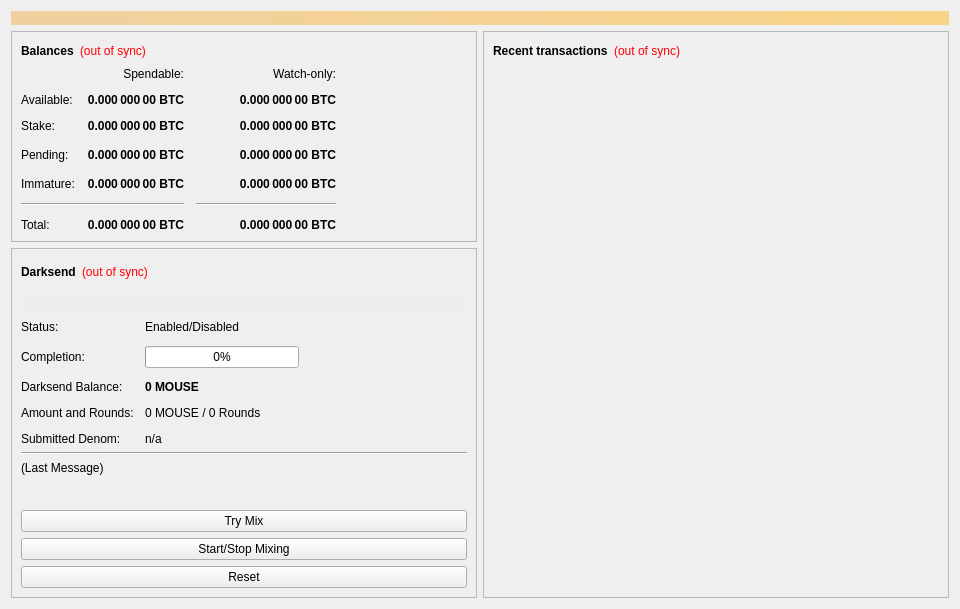
<?xml version="1.0" encoding="UTF-8"?>
<ui version="4.0">
 <class>OverviewPage</class>
 <widget class="QWidget" name="OverviewPage">
  <property name="geometry">
   <rect>
    <x>0</x>
    <y>0</y>
    <width>960</width>
    <height>594</height>
   </rect>
  </property>
  <property name="minimumSize">
   <size>
    <width>960</width>
    <height>0</height>
   </size>
  </property>
  <property name="windowTitle">
   <string>Form</string>
  </property>
  <layout class="QVBoxLayout" name="topLayout">
   <item>
    <widget class="QLabel" name="labelAlerts">
     <property name="visible">
      <bool>false</bool>
     </property>
     <property name="styleSheet">
      <string notr="true">background-color: qlineargradient(x1: 0, y1: 0, x2: 1, y2: 0, stop:0 #F0D0A0, stop:1 #F8D488); color:#000000;</string>
     </property>
     <property name="wordWrap">
      <bool>true</bool>
     </property>
     <property name="margin">
      <number>3</number>
     </property>
    </widget>
   </item>
   <item>
    <layout class="QHBoxLayout" name="horizontalLayout" stretch="1,1">
     <item>
      <layout class="QVBoxLayout" name="verticalLayout_2">
       <item>
        <widget class="QFrame" name="frame">
         <property name="frameShape">
          <enum>QFrame::StyledPanel</enum>
         </property>
         <property name="frameShadow">
          <enum>QFrame::Raised</enum>
         </property>
         <layout class="QVBoxLayout" name="verticalLayout_4">
          <item>
           <layout class="QHBoxLayout" name="horizontalLayout_4">
            <item>
             <widget class="QLabel" name="label_5">
              <property name="font">
               <font>
                <weight>75</weight>
                <bold>true</bold>
               </font>
              </property>
              <property name="text">
               <string>Balances</string>
              </property>
             </widget>
            </item>
            <item>
             <widget class="QLabel" name="labelWalletStatus">
              <property name="cursor">
               <cursorShape>WhatsThisCursor</cursorShape>
              </property>
              <property name="toolTip">
               <string>The displayed information may be out of date. Your wallet automatically synchronizes with the Mouse network after a connection is established, but this process has not completed yet.</string>
              </property>
              <property name="styleSheet">
               <string notr="true">QLabel { color: red; }</string>
              </property>
              <property name="text">
               <string notr="true">(out of sync)</string>
              </property>
              <property name="alignment">
               <set>Qt::AlignLeading|Qt::AlignLeft|Qt::AlignVCenter</set>
              </property>
             </widget>
            </item>
            <item>
             <spacer name="horizontalSpacer_3">
              <property name="orientation">
               <enum>Qt::Horizontal</enum>
              </property>
              <property name="sizeHint" stdset="0">
               <size>
                <width>40</width>
                <height>20</height>
               </size>
              </property>
             </spacer>
            </item>
           </layout>
          </item>
          <item>
           <layout class="QGridLayout" name="gridLayout">
            <property name="spacing">
             <number>12</number>
            </property>
            <item row="3" column="2">
             <widget class="QLabel" name="labelWatchPending">
              <property name="font">
               <font>
                <weight>75</weight>
                <bold>true</bold>
               </font>
              </property>
              <property name="cursor">
               <cursorShape>IBeamCursor</cursorShape>
              </property>
              <property name="toolTip">
               <string>Unconfirmed transactions to watch-only addresses</string>
              </property>
              <property name="text">
               <string notr="true">0.000 000 00 BTC</string>
              </property>
              <property name="alignment">
               <set>Qt::AlignRight|Qt::AlignTrailing|Qt::AlignVCenter</set>
              </property>
              <property name="textInteractionFlags">
               <set>Qt::LinksAccessibleByMouse|Qt::TextSelectableByKeyboard|Qt::TextSelectableByMouse</set>
              </property>
             </widget>
            </item>
            <item row="3" column="1">
             <widget class="QLabel" name="labelUnconfirmed">
              <property name="font">
               <font>
                <weight>75</weight>
                <bold>true</bold>
               </font>
              </property>
              <property name="cursor">
               <cursorShape>IBeamCursor</cursorShape>
              </property>
              <property name="toolTip">
               <string>Total of transactions that have yet to be confirmed, and do not yet count toward the spendable balance</string>
              </property>
              <property name="text">
               <string notr="true">0.000 000 00 BTC</string>
              </property>
              <property name="alignment">
               <set>Qt::AlignRight|Qt::AlignTrailing|Qt::AlignVCenter</set>
              </property>
              <property name="textInteractionFlags">
               <set>Qt::LinksAccessibleByMouse|Qt::TextSelectableByKeyboard|Qt::TextSelectableByMouse</set>
              </property>
             </widget>
            </item>
            <item row="4" column="2">
             <widget class="QLabel" name="labelWatchImmature">
              <property name="font">
               <font>
                <weight>75</weight>
                <bold>true</bold>
               </font>
              </property>
              <property name="cursor">
               <cursorShape>IBeamCursor</cursorShape>
              </property>
              <property name="toolTip">
               <string>Mined balance in watch-only addresses that has not yet matured</string>
              </property>
              <property name="text">
               <string notr="true">0.000 000 00 BTC</string>
              </property>
              <property name="alignment">
               <set>Qt::AlignRight|Qt::AlignTrailing|Qt::AlignVCenter</set>
              </property>
              <property name="textInteractionFlags">
               <set>Qt::LinksAccessibleByMouse|Qt::TextSelectableByKeyboard|Qt::TextSelectableByMouse</set>
              </property>
             </widget>
            </item>
            <item row="5" column="0" colspan="2">
             <widget class="Line" name="lineSpendableBalance">
              <property name="orientation">
               <enum>Qt::Horizontal</enum>
              </property>
             </widget>
            </item>
            <item row="5" column="2">
             <widget class="Line" name="lineWatchBalance">
              <property name="sizePolicy">
               <sizepolicy hsizetype="Preferred" vsizetype="Fixed">
                <horstretch>0</horstretch>
                <verstretch>0</verstretch>
               </sizepolicy>
              </property>
              <property name="minimumSize">
               <size>
                <width>140</width>
                <height>0</height>
               </size>
              </property>
              <property name="orientation">
               <enum>Qt::Horizontal</enum>
              </property>
             </widget>
            </item>
            <item row="6" column="0">
             <widget class="QLabel" name="labelTotalText">
              <property name="text">
               <string>Total:</string>
              </property>
             </widget>
            </item>
            <item row="4" column="1">
             <widget class="QLabel" name="labelImmature">
              <property name="font">
               <font>
                <weight>75</weight>
                <bold>true</bold>
               </font>
              </property>
              <property name="cursor">
               <cursorShape>IBeamCursor</cursorShape>
              </property>
              <property name="toolTip">
               <string>Mined balance that has not yet matured</string>
              </property>
              <property name="text">
               <string notr="true">0.000 000 00 BTC</string>
              </property>
              <property name="alignment">
               <set>Qt::AlignRight|Qt::AlignTrailing|Qt::AlignVCenter</set>
              </property>
              <property name="textInteractionFlags">
               <set>Qt::LinksAccessibleByMouse|Qt::TextSelectableByKeyboard|Qt::TextSelectableByMouse</set>
              </property>
             </widget>
            </item>
            <item row="3" column="3">
             <spacer name="horizontalSpacer_2">
              <property name="orientation">
               <enum>Qt::Horizontal</enum>
              </property>
              <property name="sizeHint" stdset="0">
               <size>
                <width>40</width>
                <height>20</height>
               </size>
              </property>
             </spacer>
            </item>
            <item row="4" column="0">
             <widget class="QLabel" name="labelImmatureText">
              <property name="text">
               <string>Immature:</string>
              </property>
             </widget>
            </item>
            <item row="6" column="1">
             <widget class="QLabel" name="labelTotal">
              <property name="font">
               <font>
                <weight>75</weight>
                <bold>true</bold>
               </font>
              </property>
              <property name="cursor">
               <cursorShape>IBeamCursor</cursorShape>
              </property>
              <property name="toolTip">
               <string>Your current total balance</string>
              </property>
              <property name="text">
               <string notr="true">0.000 000 00 BTC</string>
              </property>
              <property name="alignment">
               <set>Qt::AlignRight|Qt::AlignTrailing|Qt::AlignVCenter</set>
              </property>
              <property name="textInteractionFlags">
               <set>Qt::LinksAccessibleByMouse|Qt::TextSelectableByKeyboard|Qt::TextSelectableByMouse</set>
              </property>
             </widget>
            </item>
            <item row="6" column="2">
             <widget class="QLabel" name="labelWatchTotal">
              <property name="font">
               <font>
                <weight>75</weight>
                <bold>true</bold>
               </font>
              </property>
              <property name="cursor">
               <cursorShape>IBeamCursor</cursorShape>
              </property>
              <property name="toolTip">
               <string>Current total balance in watch-only addresses</string>
              </property>
              <property name="text">
               <string notr="true">0.000 000 00 BTC</string>
              </property>
              <property name="alignment">
               <set>Qt::AlignRight|Qt::AlignTrailing|Qt::AlignVCenter</set>
              </property>
              <property name="textInteractionFlags">
               <set>Qt::LinksAccessibleByMouse|Qt::TextSelectableByKeyboard|Qt::TextSelectableByMouse</set>
              </property>
             </widget>
            </item>
            <item row="0" column="2">
             <widget class="QLabel" name="labelWatchonly">
              <property name="text">
               <string>Watch-only:</string>
              </property>
              <property name="alignment">
               <set>Qt::AlignRight|Qt::AlignTrailing|Qt::AlignVCenter</set>
              </property>
             </widget>
            </item>
            <item row="1" column="0">
             <widget class="QLabel" name="labelBalanceText">
              <property name="text">
               <string>Available:</string>
              </property>
             </widget>
            </item>
            <item row="1" column="1">
             <widget class="QLabel" name="labelBalance">
              <property name="font">
               <font>
                <weight>75</weight>
                <bold>true</bold>
               </font>
              </property>
              <property name="cursor">
               <cursorShape>IBeamCursor</cursorShape>
              </property>
              <property name="toolTip">
               <string>Your current spendable balance</string>
              </property>
              <property name="text">
               <string notr="true">0.000 000 00 BTC</string>
              </property>
              <property name="alignment">
               <set>Qt::AlignRight|Qt::AlignTrailing|Qt::AlignVCenter</set>
              </property>
              <property name="textInteractionFlags">
               <set>Qt::LinksAccessibleByMouse|Qt::TextSelectableByKeyboard|Qt::TextSelectableByMouse</set>
              </property>
             </widget>
            </item>
            <item row="2" column="0">
             <widget class="QLabel" name="label_10">
              <property name="text">
               <string>Stake:</string>
              </property>
             </widget>
            </item>
            <item row="2" column="1">
             <widget class="QLabel" name="labelStake">
              <property name="font">
               <font>
                <weight>75</weight>
                <bold>true</bold>
               </font>
              </property>
              <property name="cursor">
               <cursorShape>IBeamCursor</cursorShape>
              </property>
              <property name="toolTip">
               <string>Total of coins that was staked, and do not yet count toward the current balance</string>
              </property>
              <property name="text">
               <string notr="true">0.000 000 00 BTC</string>
              </property>
              <property name="alignment">
               <set>Qt::AlignRight|Qt::AlignTrailing|Qt::AlignVCenter</set>
              </property>
              <property name="textInteractionFlags">
               <set>Qt::LinksAccessibleByMouse|Qt::TextSelectableByKeyboard|Qt::TextSelectableByMouse</set>
              </property>
             </widget>
            </item>
            <item row="2" column="2">
             <widget class="QLabel" name="labelWatchStake">
              <property name="font">
               <font>
                <weight>75</weight>
                <bold>true</bold>
               </font>
              </property>
              <property name="cursor">
               <cursorShape>IBeamCursor</cursorShape>
              </property>
              <property name="toolTip">
               <string>Total of coins that was staked in watch-only addresses, and do not yet count toward the current watch-only balance</string>
              </property>
              <property name="text">
               <string notr="true">0.000 000 00 BTC</string>
              </property>
              <property name="alignment">
               <set>Qt::AlignRight|Qt::AlignTrailing|Qt::AlignVCenter</set>
              </property>
              <property name="textInteractionFlags">
               <set>Qt::LinksAccessibleByMouse|Qt::TextSelectableByKeyboard|Qt::TextSelectableByMouse</set>
              </property>
             </widget>
            </item>
            <item row="1" column="2">
             <widget class="QLabel" name="labelWatchAvailable">
              <property name="font">
               <font>
                <weight>75</weight>
                <bold>true</bold>
               </font>
              </property>
              <property name="cursor">
               <cursorShape>IBeamCursor</cursorShape>
              </property>
              <property name="toolTip">
               <string>Your current balance in watch-only addresses</string>
              </property>
              <property name="text">
               <string notr="true">0.000 000 00 BTC</string>
              </property>
              <property name="alignment">
               <set>Qt::AlignRight|Qt::AlignTrailing|Qt::AlignVCenter</set>
              </property>
              <property name="textInteractionFlags">
               <set>Qt::LinksAccessibleByMouse|Qt::TextSelectableByKeyboard|Qt::TextSelectableByMouse</set>
              </property>
             </widget>
            </item>
            <item row="3" column="0">
             <widget class="QLabel" name="labelPendingText">
              <property name="text">
               <string>Pending:</string>
              </property>
             </widget>
            </item>
            <item row="0" column="1">
             <widget class="QLabel" name="labelSpendable">
              <property name="text">
               <string>Spendable:</string>
              </property>
              <property name="alignment">
               <set>Qt::AlignRight|Qt::AlignTrailing|Qt::AlignVCenter</set>
              </property>
             </widget>
            </item>
           </layout>
          </item>
         </layout>
        </widget>
       </item>
       <item>
        <widget class="QFrame" name="frameDarksend">
         <property name="sizePolicy">
          <sizepolicy hsizetype="Expanding" vsizetype="Expanding">
           <horstretch>0</horstretch>
           <verstretch>0</verstretch>
          </sizepolicy>
         </property>
         <property name="minimumSize">
          <size>
           <width>0</width>
           <height>350</height>
          </size>
         </property>
         <property name="layoutDirection">
          <enum>Qt::LeftToRight</enum>
         </property>
         <property name="frameShape">
          <enum>QFrame::StyledPanel</enum>
         </property>
         <property name="frameShadow">
          <enum>QFrame::Raised</enum>
         </property>
         <layout class="QVBoxLayout" name="verticalLayout_5">
          <item>
           <layout class="QHBoxLayout" name="horizontalLayout_5">
            <item>
             <widget class="QLabel" name="label_2">
              <property name="font">
               <font>
                <weight>75</weight>
                <bold>true</bold>
               </font>
              </property>
              <property name="text">
               <string>Darksend</string>
              </property>
             </widget>
            </item>
            <item>
             <widget class="QLabel" name="labelDarksendSyncStatus">
              <property name="toolTip">
               <string>The displayed information may be out of date. Your wallet automatically synchronizes with the Mouse network after a connection is established, but this process has not completed yet.</string>
              </property>
              <property name="styleSheet">
               <string notr="true">QLabel { color: red; }</string>
              </property>
              <property name="text">
               <string notr="true">(out of sync)</string>
              </property>
              <property name="alignment">
               <set>Qt::AlignLeading|Qt::AlignLeft|Qt::AlignVCenter</set>
              </property>
             </widget>
            </item>
            <item>
             <spacer name="horizontalSpacer_4">
              <property name="orientation">
               <enum>Qt::Horizontal</enum>
              </property>
              <property name="sizeHint" stdset="0">
               <size>
                <width>40</width>
                <height>20</height>
               </size>
              </property>
             </spacer>
            </item>
           </layout>
          </item>
          <item>
           <widget class="QPushButton" name="runAutoDenom">
            <property name="palette">
             <palette>
              <active>
               <colorrole role="WindowText">
                <brush brushstyle="SolidPattern">
                 <color alpha="255">
                  <red>0</red>
                  <green>0</green>
                  <blue>0</blue>
                 </color>
                </brush>
               </colorrole>
               <colorrole role="Button">
                <brush brushstyle="SolidPattern">
                 <color alpha="255">
                  <red>239</red>
                  <green>238</green>
                  <blue>238</blue>
                 </color>
                </brush>
               </colorrole>
               <colorrole role="Light">
                <brush brushstyle="SolidPattern">
                 <color alpha="255">
                  <red>255</red>
                  <green>255</green>
                  <blue>255</blue>
                 </color>
                </brush>
               </colorrole>
               <colorrole role="Midlight">
                <brush brushstyle="SolidPattern">
                 <color alpha="255">
                  <red>247</red>
                  <green>246</green>
                  <blue>246</blue>
                 </color>
                </brush>
               </colorrole>
               <colorrole role="Dark">
                <brush brushstyle="SolidPattern">
                 <color alpha="255">
                  <red>119</red>
                  <green>119</green>
                  <blue>119</blue>
                 </color>
                </brush>
               </colorrole>
               <colorrole role="Mid">
                <brush brushstyle="SolidPattern">
                 <color alpha="255">
                  <red>159</red>
                  <green>159</green>
                  <blue>159</blue>
                 </color>
                </brush>
               </colorrole>
               <colorrole role="Text">
                <brush brushstyle="SolidPattern">
                 <color alpha="255">
                  <red>0</red>
                  <green>0</green>
                  <blue>0</blue>
                 </color>
                </brush>
               </colorrole>
               <colorrole role="BrightText">
                <brush brushstyle="SolidPattern">
                 <color alpha="255">
                  <red>255</red>
                  <green>255</green>
                  <blue>255</blue>
                 </color>
                </brush>
               </colorrole>
               <colorrole role="ButtonText">
                <brush brushstyle="SolidPattern">
                 <color alpha="255">
                  <red>0</red>
                  <green>0</green>
                  <blue>0</blue>
                 </color>
                </brush>
               </colorrole>
               <colorrole role="Base">
                <brush brushstyle="SolidPattern">
                 <color alpha="255">
                  <red>255</red>
                  <green>255</green>
                  <blue>255</blue>
                 </color>
                </brush>
               </colorrole>
               <colorrole role="Window">
                <brush brushstyle="SolidPattern">
                 <color alpha="255">
                  <red>239</red>
                  <green>238</green>
                  <blue>238</blue>
                 </color>
                </brush>
               </colorrole>
               <colorrole role="Shadow">
                <brush brushstyle="SolidPattern">
                 <color alpha="255">
                  <red>0</red>
                  <green>0</green>
                  <blue>0</blue>
                 </color>
                </brush>
               </colorrole>
               <colorrole role="AlternateBase">
                <brush brushstyle="SolidPattern">
                 <color alpha="255">
                  <red>247</red>
                  <green>246</green>
                  <blue>246</blue>
                 </color>
                </brush>
               </colorrole>
               <colorrole role="ToolTipBase">
                <brush brushstyle="SolidPattern">
                 <color alpha="255">
                  <red>255</red>
                  <green>255</green>
                  <blue>220</blue>
                 </color>
                </brush>
               </colorrole>
               <colorrole role="ToolTipText">
                <brush brushstyle="SolidPattern">
                 <color alpha="255">
                  <red>0</red>
                  <green>0</green>
                  <blue>0</blue>
                 </color>
                </brush>
               </colorrole>
              </active>
              <inactive>
               <colorrole role="WindowText">
                <brush brushstyle="SolidPattern">
                 <color alpha="255">
                  <red>0</red>
                  <green>0</green>
                  <blue>0</blue>
                 </color>
                </brush>
               </colorrole>
               <colorrole role="Button">
                <brush brushstyle="SolidPattern">
                 <color alpha="255">
                  <red>239</red>
                  <green>238</green>
                  <blue>238</blue>
                 </color>
                </brush>
               </colorrole>
               <colorrole role="Light">
                <brush brushstyle="SolidPattern">
                 <color alpha="255">
                  <red>255</red>
                  <green>255</green>
                  <blue>255</blue>
                 </color>
                </brush>
               </colorrole>
               <colorrole role="Midlight">
                <brush brushstyle="SolidPattern">
                 <color alpha="255">
                  <red>247</red>
                  <green>246</green>
                  <blue>246</blue>
                 </color>
                </brush>
               </colorrole>
               <colorrole role="Dark">
                <brush brushstyle="SolidPattern">
                 <color alpha="255">
                  <red>119</red>
                  <green>119</green>
                  <blue>119</blue>
                 </color>
                </brush>
               </colorrole>
               <colorrole role="Mid">
                <brush brushstyle="SolidPattern">
                 <color alpha="255">
                  <red>159</red>
                  <green>159</green>
                  <blue>159</blue>
                 </color>
                </brush>
               </colorrole>
               <colorrole role="Text">
                <brush brushstyle="SolidPattern">
                 <color alpha="255">
                  <red>0</red>
                  <green>0</green>
                  <blue>0</blue>
                 </color>
                </brush>
               </colorrole>
               <colorrole role="BrightText">
                <brush brushstyle="SolidPattern">
                 <color alpha="255">
                  <red>255</red>
                  <green>255</green>
                  <blue>255</blue>
                 </color>
                </brush>
               </colorrole>
               <colorrole role="ButtonText">
                <brush brushstyle="SolidPattern">
                 <color alpha="255">
                  <red>0</red>
                  <green>0</green>
                  <blue>0</blue>
                 </color>
                </brush>
               </colorrole>
               <colorrole role="Base">
                <brush brushstyle="SolidPattern">
                 <color alpha="255">
                  <red>255</red>
                  <green>255</green>
                  <blue>255</blue>
                 </color>
                </brush>
               </colorrole>
               <colorrole role="Window">
                <brush brushstyle="SolidPattern">
                 <color alpha="255">
                  <red>239</red>
                  <green>238</green>
                  <blue>238</blue>
                 </color>
                </brush>
               </colorrole>
               <colorrole role="Shadow">
                <brush brushstyle="SolidPattern">
                 <color alpha="255">
                  <red>0</red>
                  <green>0</green>
                  <blue>0</blue>
                 </color>
                </brush>
               </colorrole>
               <colorrole role="AlternateBase">
                <brush brushstyle="SolidPattern">
                 <color alpha="255">
                  <red>247</red>
                  <green>246</green>
                  <blue>246</blue>
                 </color>
                </brush>
               </colorrole>
               <colorrole role="ToolTipBase">
                <brush brushstyle="SolidPattern">
                 <color alpha="255">
                  <red>255</red>
                  <green>255</green>
                  <blue>220</blue>
                 </color>
                </brush>
               </colorrole>
               <colorrole role="ToolTipText">
                <brush brushstyle="SolidPattern">
                 <color alpha="255">
                  <red>0</red>
                  <green>0</green>
                  <blue>0</blue>
                 </color>
                </brush>
               </colorrole>
              </inactive>
              <disabled>
               <colorrole role="WindowText">
                <brush brushstyle="SolidPattern">
                 <color alpha="255">
                  <red>119</red>
                  <green>119</green>
                  <blue>119</blue>
                 </color>
                </brush>
               </colorrole>
               <colorrole role="Button">
                <brush brushstyle="SolidPattern">
                 <color alpha="255">
                  <red>239</red>
                  <green>238</green>
                  <blue>238</blue>
                 </color>
                </brush>
               </colorrole>
               <colorrole role="Light">
                <brush brushstyle="SolidPattern">
                 <color alpha="255">
                  <red>255</red>
                  <green>255</green>
                  <blue>255</blue>
                 </color>
                </brush>
               </colorrole>
               <colorrole role="Midlight">
                <brush brushstyle="SolidPattern">
                 <color alpha="255">
                  <red>247</red>
                  <green>246</green>
                  <blue>246</blue>
                 </color>
                </brush>
               </colorrole>
               <colorrole role="Dark">
                <brush brushstyle="SolidPattern">
                 <color alpha="255">
                  <red>119</red>
                  <green>119</green>
                  <blue>119</blue>
                 </color>
                </brush>
               </colorrole>
               <colorrole role="Mid">
                <brush brushstyle="SolidPattern">
                 <color alpha="255">
                  <red>159</red>
                  <green>159</green>
                  <blue>159</blue>
                 </color>
                </brush>
               </colorrole>
               <colorrole role="Text">
                <brush brushstyle="SolidPattern">
                 <color alpha="255">
                  <red>119</red>
                  <green>119</green>
                  <blue>119</blue>
                 </color>
                </brush>
               </colorrole>
               <colorrole role="BrightText">
                <brush brushstyle="SolidPattern">
                 <color alpha="255">
                  <red>255</red>
                  <green>255</green>
                  <blue>255</blue>
                 </color>
                </brush>
               </colorrole>
               <colorrole role="ButtonText">
                <brush brushstyle="SolidPattern">
                 <color alpha="255">
                  <red>119</red>
                  <green>119</green>
                  <blue>119</blue>
                 </color>
                </brush>
               </colorrole>
               <colorrole role="Base">
                <brush brushstyle="SolidPattern">
                 <color alpha="255">
                  <red>239</red>
                  <green>238</green>
                  <blue>238</blue>
                 </color>
                </brush>
               </colorrole>
               <colorrole role="Window">
                <brush brushstyle="SolidPattern">
                 <color alpha="255">
                  <red>239</red>
                  <green>238</green>
                  <blue>238</blue>
                 </color>
                </brush>
               </colorrole>
               <colorrole role="Shadow">
                <brush brushstyle="SolidPattern">
                 <color alpha="255">
                  <red>0</red>
                  <green>0</green>
                  <blue>0</blue>
                 </color>
                </brush>
               </colorrole>
               <colorrole role="AlternateBase">
                <brush brushstyle="SolidPattern">
                 <color alpha="255">
                  <red>239</red>
                  <green>238</green>
                  <blue>238</blue>
                 </color>
                </brush>
               </colorrole>
               <colorrole role="ToolTipBase">
                <brush brushstyle="SolidPattern">
                 <color alpha="255">
                  <red>255</red>
                  <green>255</green>
                  <blue>220</blue>
                 </color>
                </brush>
               </colorrole>
               <colorrole role="ToolTipText">
                <brush brushstyle="SolidPattern">
                 <color alpha="255">
                  <red>0</red>
                  <green>0</green>
                  <blue>0</blue>
                 </color>
                </brush>
               </colorrole>
              </disabled>
             </palette>
            </property>
            <property name="focusPolicy">
             <enum>Qt::NoFocus</enum>
            </property>
            <property name="autoFillBackground">
             <bool>true</bool>
            </property>
            <property name="text">
             <string/>
            </property>
            <property name="flat">
             <bool>true</bool>
            </property>
           </widget>
          </item>
          <item>
           <layout class="QFormLayout" name="formLayout">
            <property name="fieldGrowthPolicy">
             <enum>QFormLayout::AllNonFixedFieldsGrow</enum>
            </property>
            <property name="horizontalSpacing">
             <number>11</number>
            </property>
            <property name="verticalSpacing">
             <number>12</number>
            </property>
            <item row="0" column="0">
             <widget class="QLabel" name="label_6">
              <property name="text">
               <string>Status:</string>
              </property>
             </widget>
            </item>
            <item row="1" column="0">
             <widget class="QLabel" name="label_7">
              <property name="text">
               <string>Completion:</string>
              </property>
             </widget>
            </item>
            <item row="1" column="1">
             <widget class="QProgressBar" name="darksendProgress">
              <property name="maximumSize">
               <size>
                <width>154</width>
                <height>16777215</height>
               </size>
              </property>
              <property name="value">
               <number>0</number>
              </property>
             </widget>
            </item>
            <item row="3" column="0">
             <widget class="QLabel" name="labelAnonymizedText">
              <property name="text">
               <string>Darksend Balance:</string>
              </property>
             </widget>
            </item>
            <item row="3" column="1">
             <widget class="QLabel" name="labelAnonymized">
              <property name="font">
               <font>
                <weight>75</weight>
                <bold>true</bold>
               </font>
              </property>
              <property name="text">
               <string notr="true">0 MOUSE</string>
              </property>
             </widget>
            </item>
            <item row="4" column="0">
             <widget class="QLabel" name="label_8">
              <property name="text">
               <string>Amount and Rounds:</string>
              </property>
             </widget>
            </item>
            <item row="4" column="1">
             <widget class="QLabel" name="labelAmountRounds">
              <property name="text">
               <string>0 MOUSE / 0 Rounds</string>
              </property>
             </widget>
            </item>
            <item row="5" column="0">
             <widget class="QLabel" name="label_9">
              <property name="text">
               <string>Submitted Denom:</string>
              </property>
             </widget>
            </item>
            <item row="5" column="1">
             <widget class="QLabel" name="labelSubmittedDenom">
              <property name="toolTip">
               <string>The denominations you submitted to the Masternode.&lt;br&gt;To mix, other users must submit the exact same denominations.</string>
              </property>
              <property name="text">
               <string>n/a</string>
              </property>
             </widget>
            </item>
            <item row="0" column="1">
             <widget class="QLabel" name="darksendEnabled">
              <property name="text">
               <string>Enabled/Disabled</string>
              </property>
             </widget>
            </item>
           </layout>
          </item>
          <item>
           <widget class="Line" name="lineLastMessage">
            <property name="orientation">
             <enum>Qt::Horizontal</enum>
            </property>
           </widget>
          </item>
          <item>
           <widget class="QLabel" name="darksendStatus">
            <property name="minimumSize">
             <size>
              <width>288</width>
              <height>43</height>
             </size>
            </property>
            <property name="text">
             <string>(Last Message)</string>
            </property>
            <property name="alignment">
             <set>Qt::AlignLeading|Qt::AlignLeft|Qt::AlignTop</set>
            </property>
            <property name="wordWrap">
             <bool>true</bool>
            </property>
           </widget>
          </item>
          <item>
           <widget class="QPushButton" name="darksendAuto">
            <property name="sizePolicy">
             <sizepolicy hsizetype="MinimumExpanding" vsizetype="Fixed">
              <horstretch>0</horstretch>
              <verstretch>0</verstretch>
             </sizepolicy>
            </property>
            <property name="toolTip">
             <string>Try to manually submit a Darksend request.</string>
            </property>
            <property name="text">
             <string>Try Mix</string>
            </property>
           </widget>
          </item>
          <item>
           <widget class="QPushButton" name="toggleDarksend">
            <property name="sizePolicy">
             <sizepolicy hsizetype="MinimumExpanding" vsizetype="Fixed">
              <horstretch>0</horstretch>
              <verstretch>0</verstretch>
             </sizepolicy>
            </property>
            <property name="text">
             <string>Start/Stop Mixing</string>
            </property>
           </widget>
          </item>
          <item>
           <widget class="QPushButton" name="darksendReset">
            <property name="sizePolicy">
             <sizepolicy hsizetype="MinimumExpanding" vsizetype="Fixed">
              <horstretch>0</horstretch>
              <verstretch>0</verstretch>
             </sizepolicy>
            </property>
            <property name="toolTip">
             <string>Reset the current status of Darksend (can interrupt Darksend if it's in the process of Mixing, which can cost you money!)</string>
            </property>
            <property name="autoFillBackground">
             <bool>false</bool>
            </property>
            <property name="text">
             <string>Reset</string>
            </property>
           </widget>
          </item>
         </layout>
        </widget>
       </item>
       <item>
        <spacer name="verticalSpacer">
         <property name="orientation">
          <enum>Qt::Vertical</enum>
         </property>
         <property name="sizeHint" stdset="0">
          <size>
           <width>20</width>
           <height>40</height>
          </size>
         </property>
        </spacer>
       </item>
      </layout>
     </item>
     <item>
      <layout class="QVBoxLayout" name="verticalLayout_3">
       <item>
        <widget class="QFrame" name="frame_2">
         <property name="frameShape">
          <enum>QFrame::StyledPanel</enum>
         </property>
         <property name="frameShadow">
          <enum>QFrame::Raised</enum>
         </property>
         <layout class="QVBoxLayout" name="verticalLayout">
          <item>
           <layout class="QHBoxLayout" name="horizontalLayout_2">
            <item>
             <widget class="QLabel" name="label_4">
              <property name="font">
               <font>
                <weight>75</weight>
                <bold>true</bold>
               </font>
              </property>
              <property name="text">
               <string>Recent transactions</string>
              </property>
             </widget>
            </item>
            <item>
             <widget class="QLabel" name="labelTransactionsStatus">
              <property name="cursor">
               <cursorShape>WhatsThisCursor</cursorShape>
              </property>
              <property name="toolTip">
               <string>The displayed information may be out of date. Your wallet automatically synchronizes with the Mouse network after a connection is established, but this process has not completed yet.</string>
              </property>
              <property name="styleSheet">
               <string notr="true">QLabel { color: red; }</string>
              </property>
              <property name="text">
               <string notr="true">(out of sync)</string>
              </property>
              <property name="alignment">
               <set>Qt::AlignRight|Qt::AlignTrailing|Qt::AlignVCenter</set>
              </property>
             </widget>
            </item>
            <item>
             <spacer name="horizontalSpacer">
              <property name="orientation">
               <enum>Qt::Horizontal</enum>
              </property>
              <property name="sizeHint" stdset="0">
               <size>
                <width>40</width>
                <height>20</height>
               </size>
              </property>
             </spacer>
            </item>
           </layout>
          </item>
          <item>
           <widget class="QListView" name="listTransactions">
            <property name="styleSheet">
             <string notr="true">QListView { background: transparent; }</string>
            </property>
            <property name="frameShape">
             <enum>QFrame::NoFrame</enum>
            </property>
            <property name="verticalScrollBarPolicy">
             <enum>Qt::ScrollBarAlwaysOff</enum>
            </property>
            <property name="horizontalScrollBarPolicy">
             <enum>Qt::ScrollBarAlwaysOff</enum>
            </property>
            <property name="selectionMode">
             <enum>QAbstractItemView::NoSelection</enum>
            </property>
           </widget>
          </item>
         </layout>
        </widget>
       </item>
      </layout>
     </item>
    </layout>
   </item>
  </layout>
 </widget>
 <resources/>
 <connections/>
</ui>
